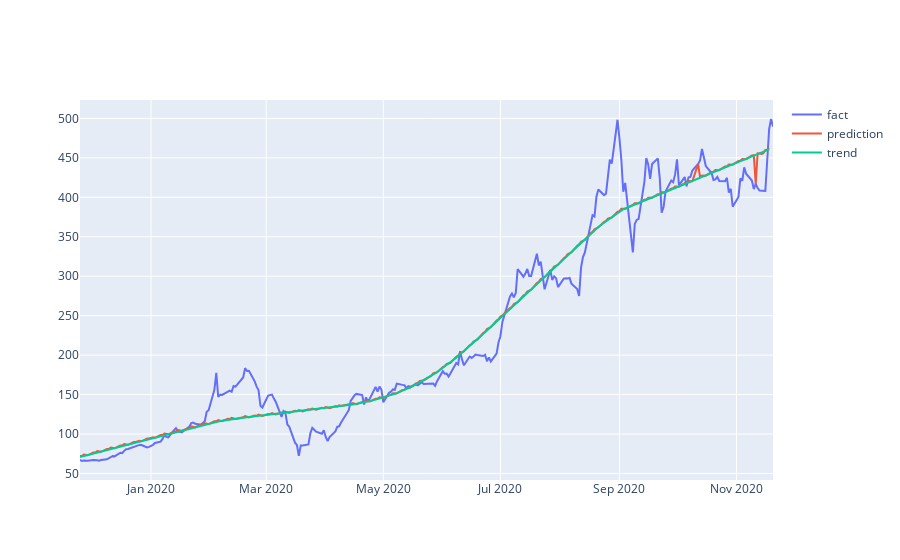

The cell this chart's notebook holds for it:
### Code cell
# Теперь с помощью plotly нарисуем более продвинутый, интерактивный график
from plotly.offline import download_plotlyjs, init_notebook_mode, plot, iplot
import plotly.graph_objs as go
init_notebook_mode(connected = True)

iplot([
    go.Scatter(x=df['ds'], y=df['y'], name='fact'),
    go.Scatter(x=forecast['ds'], y=forecast['yhat'], name='prediction'),
    go.Scatter(x=forecast['ds'], y=forecast['trend'], name='trend')
])

### Figure 1 — Plotly figure (JSON) as saved in the notebook; plotly's stock layout.template omitted (floating-point values rounded to 4 significant figures; data arrays with more than 128 entries replaced by an {"elided": "..."} marker saying what was removed)
{"data": [{"name": "fact", "type": "scatter", "x": {"elided": "251 str values"}, "y": {"elided": "251 float values"}}, {"name": "prediction", "type": "scatter", "x": {"elided": "251 str values"}, "y": {"elided": "251 float values"}}, {"name": "trend", "type": "scatter", "x": {"elided": "251 str values"}, "y": {"elided": "251 float values"}}], "layout": {}}
